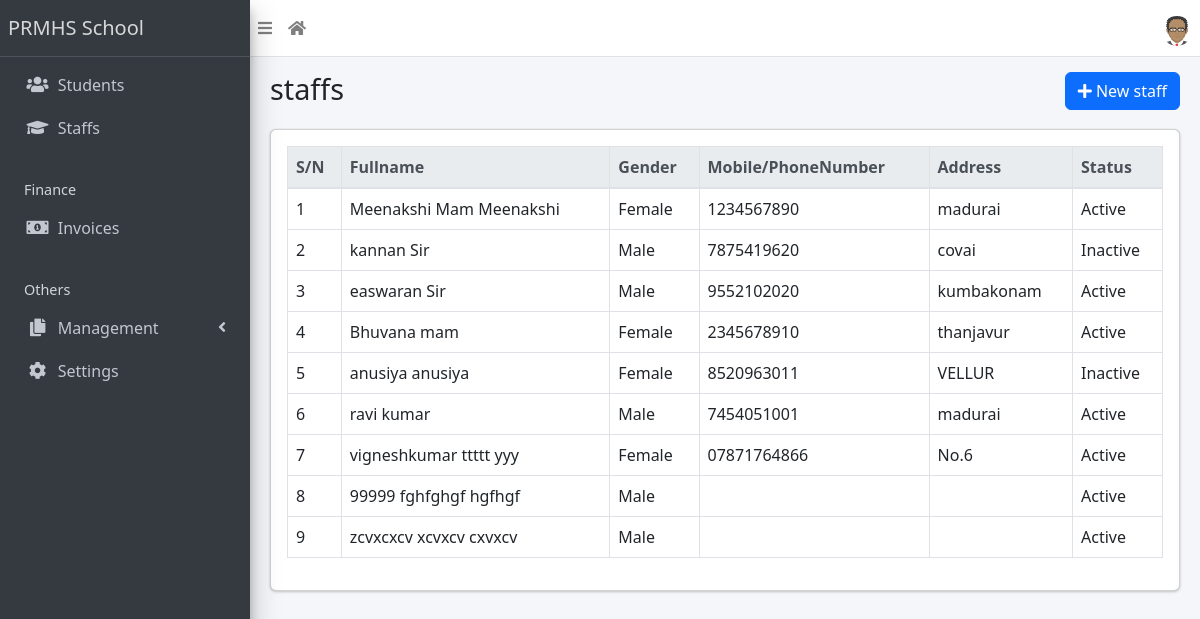
/staff/list/, run on the app's committed database.
### apps/staffs/models.py (models this page shows, shortened)
class Staff(models.Model):
    STATUS = [("active", "Active"), ("inactive", "Inactive")]
    GENDER = [("male", "Male"), ("female", "Female")]
    current_status = models.CharField(max_length=10, choices=STATUS, default="active")
    surname = models.CharField(max_length=200)
    firstname = models.CharField(max_length=200)
    other_name = models.CharField(max_length=200, blank=True)
    gender = models.CharField(max_length=10, choices=GENDER, default="male")
    date_of_birth = models.DateField(default=timezone.now)
    date_of_admission = models.DateField(default=timezone.now)
    mobile_num_regex = RegexValidator(
        regex="^[0-9]{10,15}$", message="Entered mobile number isn't in a right format!"
    )
    mobile_number = models.CharField(
        validators=[mobile_num_regex], max_length=13, blank=True
    )
    address = models.TextField(blank=True)
    others = models.TextField(blank=True)

### apps/staffs/views.py (the view)
# urls.py: path("list/", StaffListView.as_view(), name="staff-list"),
class StaffListView(ListView):
    model = Staff

### apps/corecode/context_processors.py (called while the page is built)
def site_defaults(request):
    current_session = AcademicSession.objects.get(current=True)
    current_term = AcademicTerm.objects.get(current=True)
    vals = SiteConfig.objects.all()
    contexts = {
        "current_session": current_session.name,
        "current_term": current_term.name,
    }
    for val in vals:
        contexts[val.key] = val.value
    return contexts

### apps/staffs/templates/staffs/staff_list.html (shortened to what this page needs)
{% extends 'base.html' %}
{% block title %}staffs{% endblock title %}
{% block breadcrumb %}
<a class="btn btn-primary" href="{% url 'staff-create' %}"><i
    class="fas fa-plus"></i> New staff</a>
{% endblock breadcrumb %}
{% block content %}
  <table id="stafftable" class="table table-bordered table-hover">
    <thead class="thead-light">
      <tr>
        <th>S/N</th>
        <th>Fullname</th>
        <th>Gender</th>
        <th>Mobile/PhoneNumber</th>
        <th>Address</th>
        <th>Status</th>
      </tr>
    </thead>
    <tbody>
      {% for staff in object_list %}
        <tr class='clickable-row' data-href="{% url 'staff-detail' staff.id %}">
          <td>{{ forloop.counter}}</td>
          <td>{{ staff.surname}} {{staff.firstname }} {{staff.other_name }}</td>
          <td>{{ staff.get_gender_display}}</td>
          <td>{{ staff.mobile_number}}</td>
          <td>{{ staff.address}}</td>
          <td>{{ staff.get_current_status_display}}</td>
        </tr>
      {% endfor %}
    </tbody>
  </table>
{% endblock content %}

### data on the page
Staff: surname "Meenakshi Mam", firstname "Meenakshi", gender "Female", mobile_number "1234567890", address "madurai", current_status "Active"
Staff: surname "kannan", firstname "Sir", gender "Male", mobile_number "7875419620", address "covai", current_status "Inactive"
Staff: surname "easwaran", firstname "Sir", gender "Male", mobile_number "9552102020", address "kumbakonam", current_status "Active"
Staff: surname "Bhuvana", firstname "mam", gender "Female", mobile_number "2345678910", address "thanjavur", current_status "Active"
Staff: surname "anusiya", firstname "anusiya", gender "Female", mobile_number "8520963011", address "VELLUR", current_status "Inactive"
Staff: surname "ravi", firstname "kumar", gender "Male", mobile_number "7454051001", address "madurai", current_status "Active"
Staff: surname "vigneshkumar", firstname "ttttt", other_name "yyy", gender "Female", mobile_number "07871764866", address "No.6", current_status "Active"
Staff: surname "99999", firstname "fghfghgf", other_name "hgfhgf", gender "Male", current_status "Active"
Staff: surname "zcvxcxcv", firstname "xcvxcv", other_name "cxvxcv", gender "Male", current_status "Active"

### other printed values
{{ School_name | default:"PRMHS School" }} "PRMHS School"
